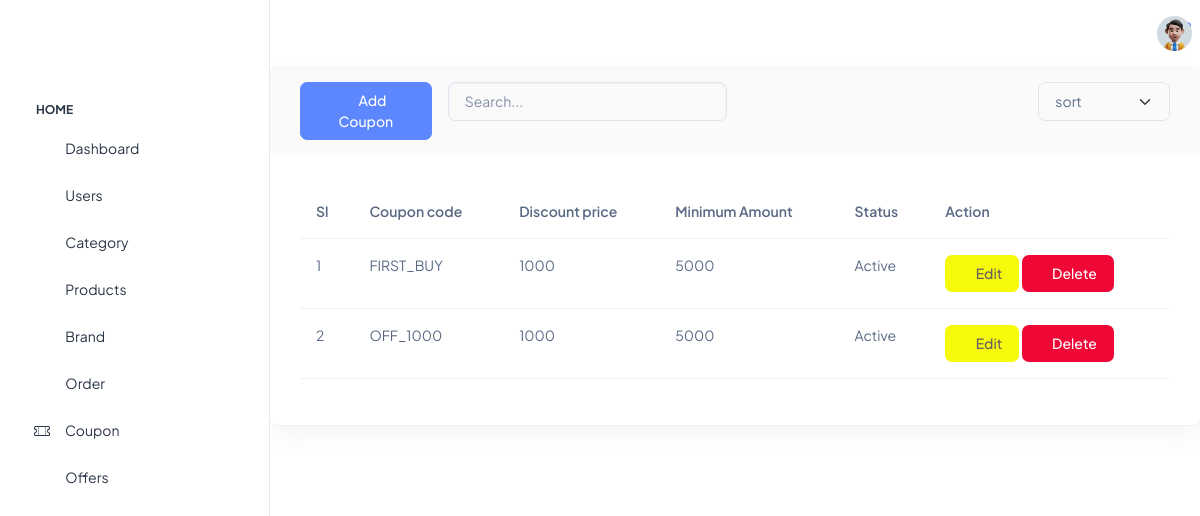
Screenshot of /adminpanel/coupon/ with the database file from the repository.
### product/models.py (models this page shows)
class Coupon(BaseModel):
    coupon_code = models.CharField(max_length=10)
    is_expired = models.BooleanField(default=False)
    discount_price = models.BigIntegerField(default=100)
    minimum_amount = models.BigIntegerField(default=500)

### adminpanel/views.py (the view, shortened to what this page needs)
# urls.py: path("coupon/", views.coupon, name="coupon"),
def coupon(request):
    context = {"coupons": Coupon.objects.all()}
    return render(request, "adminpanel/productmanage/coupon.html", context)

### templates/adminpanel/productmanage/coupon.html (shortened to what this page needs)
{% extends 'adminbase.html' %}
{% load static %}
{% block content %}
<section class="content-main">
    <div class="card mb-4">
        <header class="card-header">
            <div class="row gx-3">
                <div class="col-lg-2 col-6 col-md-3">
                    <a href="#" data-bs-toggle="modal" data-bs-target="#addCategory">
                        <button type="submit" class="btn btn-primary"><i class="ti ti-plus"></i> Add Coupon</button>
                    </a>
                </div>
                <div class="col-lg-4 col-md-6 me-auto">
                    <input type="text" placeholder="Search..." class="form-control" />
                </div>
                <div class="col-lg-2 col-6 col-md-3">
                    <select class="form-select">
                        <option>sort</option>
                    </select>
                </div>
            </div>
        </header>
        <div class="card-body">
            <div class="table-responsive">
                <table class="table table-hover">
                    <thead>
                        <tr>
                            <th scope="col">Sl</th>
                            <th scope="col">Coupon code</th>
                            <th scope="col">Discount price</th>
                            <th scope="col">Minimum Amount</th>
                            <th scope="col">Status</th>
                            <th scope="col">Action</th>
                        </tr>
                    </thead>
                    <tbody>
                        {% for coupon in coupons %}
                        <tr>
                            <td> {{forloop.counter}} </td>
                            <td> {{coupon.coupon_code}} </td>
                            <td> {{coupon.discount_price}} </td>
                            <td> {{coupon.minimum_amount}} </td>
                            <td>
                                {% if coupon.is_expired %}
                                Expired
                                {% else %}
                                Active
                                {% endif %}
                            </td>
                            <td>
                                <button type="button" class="btn btn spacer c"
                                    style="background-color: rgb(246, 250, 10); color:rgb(102, 94, 94)"
                                    data-bs-toggle="modal" data-bs-target="#confirmEdit{{forloop.counter}}"><i class="ti ti-edit"></i>
                                Edit
                                </button>
                                <button type="button" class="btn btn c"
                                    style="background-color: rgb(239, 7, 54); color:rgb(255, 255, 255)"
                                    data-bs-toggle="modal" data-bs-target="#exampleModal{{forloop.counter}}"><i class="ti ti-trash"></i>
                                    Delete
                                </button>
                            </td>
                        </tr>
                        {% endfor %}
                    </tbody>
                </table>
            </div>
        </div>
    </div>
<div class="d-flex justify-content-center">
</div>
</section>
{% endblock %}

### rows the page displays
Coupon: coupon_code "FIRST_BUY", discount_price "1000", minimum_amount "5000", is_expired "Active"
Coupon: coupon_code "OFF_1000", discount_price "1000", minimum_amount "5000", is_expired "Active"
